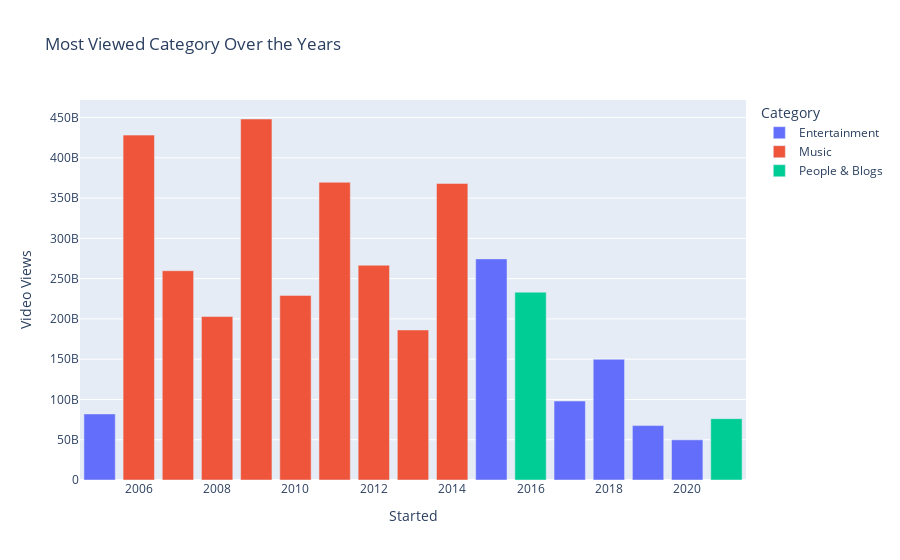

The notebook cell this image was saved under:
### Code cell
# Bar chat for Most Viewed Category Over the Years

def plot_most_viewed_category(df):
    # Group by 'Category' and 'Started', then calculate the sum of 'Video Views'
    df_grouped = df.groupby(['Category', 'Started'])['Video Views'].sum().reset_index()

    # Find the category with the most views for each year
    df_most_viewed = df_grouped.loc[df_grouped.groupby('Started')['Video Views'].idxmax()]

    # Create a bar plot
    fig = px.bar(df_most_viewed, x='Started', y='Video Views', color='Category', title='Most Viewed Category Over the Years')
    fig.show()

# Call the function with your DataFrame
plot_most_viewed_category(df)

### Figure 1 — Plotly figure (JSON) as saved in the notebook; plotly's stock layout.template omitted (floating-point values rounded to 4 significant figures)
{"data": [{"alignmentgroup": "True", "hovertemplate": "Category=Entertainment<br>Started=%{x}<br>Video Views=%{y}<extra></extra>", "legendgroup": "Entertainment", "marker": {"color": "#636efa", "pattern": {"shape": ""}}, "name": "Entertainment", "offsetgroup": "Entertainment", "orientation": "v", "showlegend": true, "textposition": "auto", "type": "bar", "x": [2005, 2015, 2017, 2018, 2019, 2020], "xaxis": "x", "y": [81997060849, 274533097631, 98076713359, 149827524743, 67552053795, 49891430256], "yaxis": "y"}, {"alignmentgroup": "True", "hovertemplate": "Category=Music<br>Started=%{x}<br>Video Views=%{y}<extra></extra>", "legendgroup": "Music", "marker": {"color": "#EF553B", "pattern": {"shape": ""}}, "name": "Music", "offsetgroup": "Music", "orientation": "v", "showlegend": true, "textposition": "auto", "type": "bar", "x": [2006, 2007, 2008, 2009, 2010, 2011, 2012, 2013, 2014], "xaxis": "x", "y": [428179704608, 259834025305, 202943080970, 448198100511, 229211712087, 369638306312, 266632267629, 186258504103, 368168909983], "yaxis": "y"}, {"alignmentgroup": "True", "hovertemplate": "Category=People & Blogs<br>Started=%{x}<br>Video Views=%{y}<extra></extra>", "legendgroup": "People & Blogs", "marker": {"color": "#00cc96", "pattern": {"shape": ""}}, "name": "People & Blogs", "offsetgroup": "People & Blogs", "orientation": "v", "showlegend": true, "textposition": "auto", "type": "bar", "x": [2016, 2021], "xaxis": "x", "y": [233208532134, 76138866520], "yaxis": "y"}], "layout": {"barmode": "relative", "legend": {"title": {"text": "Category"}, "tracegroupgap": 0}, "title": {"text": "Most Viewed Category Over the Years"}, "xaxis": {"anchor": "y", "domain": [0, 1], "title": {"text": "Started"}}, "yaxis": {"anchor": "x", "domain": [0, 1], "title": {"text": "Video Views"}}}}
